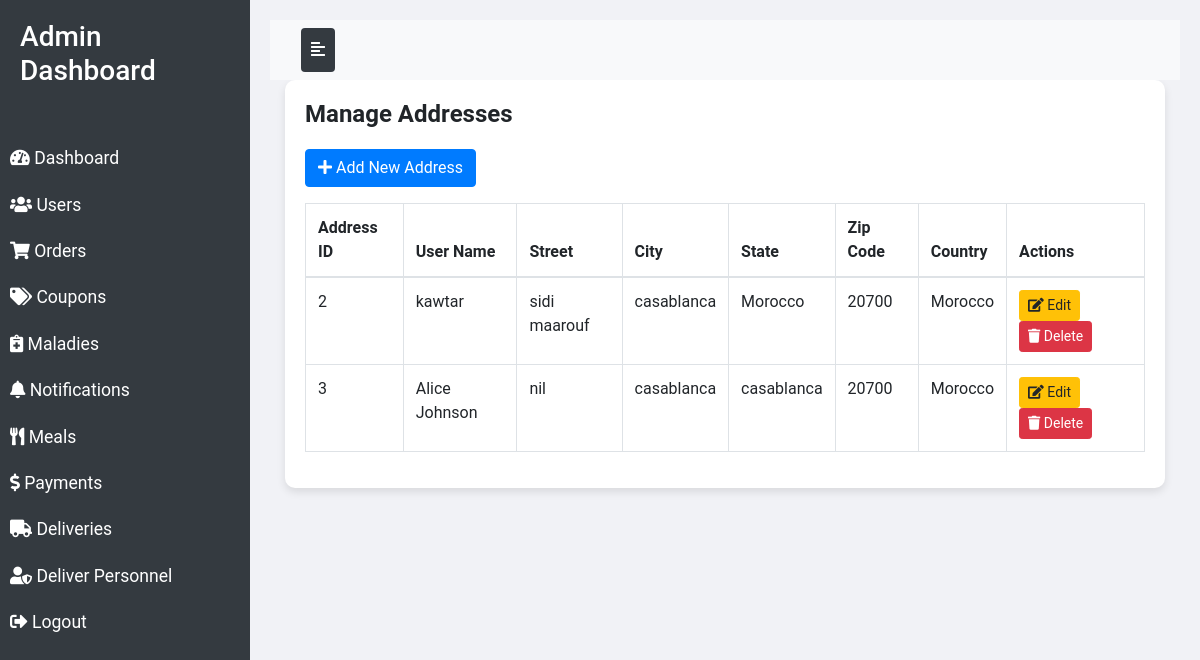
Screenshot of /addresses.php (signed in) with the database file from the repository.
### tables this page shows
CREATE TABLE `addresses` (
  `address_id` int(11) NOT NULL,
  `user_id` int(11) DEFAULT NULL,
  `street` varchar(255) DEFAULT NULL,
  `city` varchar(100) DEFAULT NULL,
  `state` varchar(100) DEFAULT NULL,
  `zip_code` varchar(10) DEFAULT NULL,
  `country` varchar(100) DEFAULT NULL,
  `created_at` timestamp NOT NULL DEFAULT CURRENT_TIMESTAMP,
  `updated_at` timestamp NOT NULL DEFAULT CURRENT_TIMESTAMP ON UPDATE CURRENT_TIMESTAMP
);

CREATE TABLE `users` (
  `user_id` int(11) NOT NULL,
  `name` varchar(100) DEFAULT NULL,
  `email` varchar(100) DEFAULT NULL,
  `password` varchar(255) DEFAULT NULL,
  `malady_id` int(11) DEFAULT NULL,
  `address_id` int(11) DEFAULT NULL,
  `phone` varchar(15) DEFAULT NULL,
  `created_at` timestamp NOT NULL DEFAULT CURRENT_TIMESTAMP,
  `updated_at` timestamp NOT NULL DEFAULT CURRENT_TIMESTAMP ON UPDATE CURRENT_TIMESTAMP
);

### addresses.php (the view, shortened to what this page needs)
<?php
require 'config/db.php';
$addresses_query = $conn->query("SELECT addresses.address_id, addresses.user_id, addresses.street, addresses.city, addresses.state, addresses.zip_code, addresses.country, users.name as user_name FROM addresses JOIN users ON addresses.user_id = users.user_id");
?>
<!DOCTYPE html>
<html lang="en">
<head>
    <link rel="stylesheet" href="https://maxcdn.bootstrapcdn.com/bootstrap/4.5.2/css/bootstrap.min.css">
    <link rel="stylesheet" href="https://cdnjs.cloudflare.com/ajax/libs/font-awesome/5.15.4/css/all.min.css">
</head>
<body>
<div class="wrapper">
    <nav id="sidebar">
        <div class="sidebar-header">
            <h3>Admin Dashboard</h3>
        </div>
        <ul class="list-unstyled components">
            <li><a href="dashboard.php"><i class="fas fa-tachometer-alt"></i> Dashboard</a></li>
            <li><a href="users.php"><i class="fas fa-users"></i> Users</a></li>
            <li><a href="orders.php"><i class="fas fa-shopping-cart"></i> Orders</a></li>
            <li><a href="coupons.php"><i class="fas fa-tags"></i> Coupons</a></li>
            <li><a href="maladies.php"><i class="fas fa-notes-medical"></i> Maladies</a></li>
            <li><a href="notifications.php"><i class="fas fa-bell"></i> Notifications</a></li>
            <li><a href="meals.php"><i class="fas fa-utensils"></i> Meals</a></li>
            <li><a href="payments.php"><i class="fas fa-dollar-sign"></i> Payments</a></li>
            <li><a href="deliveries.php"><i class="fas fa-truck"></i> Deliveries</a></li>
            <li><a href="delivers.php"><i class="fas fa-user-shield"></i> Deliver Personnel</a></li>
            <li><a href="logout.php"><i class="fas fa-sign-out-alt"></i> Logout</a></li>
        </ul>
    </nav>
    <div id="content">
        <nav class="navbar navbar-expand-lg navbar-light bg-light">
            <div class="container-fluid">
                <button type="button" id="sidebarCollapse" class="btn btn-info">
                    <i class="fas fa-align-left"></i>
                </button>
            </div>
        </nav>
        <div class="container-fluid">
            <div class="table-container">
                <h2>Manage Addresses</h2>
                <a href="add_address.php" class="btn btn-primary mb-3"><i class="fas fa-plus"></i> Add New Address</a>
                <table class="table table-bordered">
                    <thead>
                        <tr>
                            <th>Address ID</th>
                            <th>User Name</th>
                            <th>Street</th>
                            <th>City</th>
                            <th>State</th>
                            <th>Zip Code</th>
                            <th>Country</th>
                            <th>Actions</th>
                        </tr>
                    </thead>
                    <tbody>
                        <?php while ($address = $addresses_query->fetch_assoc()): ?>
                            <tr>
                                <td><?php echo $address['address_id']; ?></td>
                                <td><?php echo $address['user_name']; ?></td>
                                <td><?php echo $address['street']; ?></td>
                                <td><?php echo $address['city']; ?></td>
                                <td><?php echo $address['state']; ?></td>
                                <td><?php echo $address['zip_code']; ?></td>
                                <td><?php echo $address['country']; ?></td>
                                <td>
                                    <button class="btn btn-warning btn-sm edit-btn" data-toggle="modal" data-target="#editModal" data-id="<?php echo $address['address_id']; ?>" data-user_id="<?php echo $address['user_id']; ?>" data-street="<?php echo htmlspecialchars($address['street'], ENT_QUOTES); ?>" data-city="<?php echo htmlspecialchars($address['city'], ENT_QUOTES); ?>" data-state="<?php echo htmlspecialchars($address['state'], ENT_QUOTES); ?>" data-zip_code="<?php echo htmlspecialchars($address['zip_code'], ENT_QUOTES); ?>" data-country="<?php echo htmlspecialchars($address['country'], ENT_QUOTES); ?>"><i class="fas fa-edit"></i> Edit</button>
                                    <form action="<?php echo htmlspecialchars($_SERVER["PHP_SELF"]); ?>" method="post" style="display:inline-block;">
                                        <button type="submit" class="btn btn-danger btn-sm"><i class="fas fa-trash"></i> Delete</button>
                                    </form>
                                </td>
                            </tr>
                        <?php endwhile; ?>
                    </tbody>
                </table>
            </div>
        </div>
    </div>
</div>
</body>
</html>

### addresses.php (style rules this page uses)
body { font-family: 'Roboto', sans-serif; background-color: #f8f9fa; }
.wrapper { display: flex; width: 100%; align-items: stretch; }
#sidebar { min-width: 250px; max-width: 250px; background: #343a40; color: #fff; transition: all 0.3s; }
#sidebar .sidebar-header { padding: 20px; background: #343a40; }
#sidebar ul.components { padding: 20px 0; }
#sidebar ul li a { padding: 10px; font-size: 1.1em; display: block; color: #fff; }
#content { width: 100%; padding: 20px; min-height: 100vh; background-color: #f1f2f6; }
#sidebarCollapse { background: #343a40; border: none; color: #fff; padding: 10px; cursor: pointer; }
.table-container { background-color: #ffffff; padding: 20px; border-radius: 10px; box-shadow: 0 4px 8px rgba(0, 0, 0, 0.1); }
.table-container h2 { margin-bottom: 20px; font-size: 24px; font-weight: bold; }

### rows the page displays
addresses: address_id "2", user.name "kawtar", street "sidi maarouf", city "casablanca", state "Morocco", zip_code "20700", country "Morocco"
addresses: address_id "3", user.name "Alice Johnson", street "nil", city "casablanca", state "casablanca", zip_code "20700", country "Morocco"
